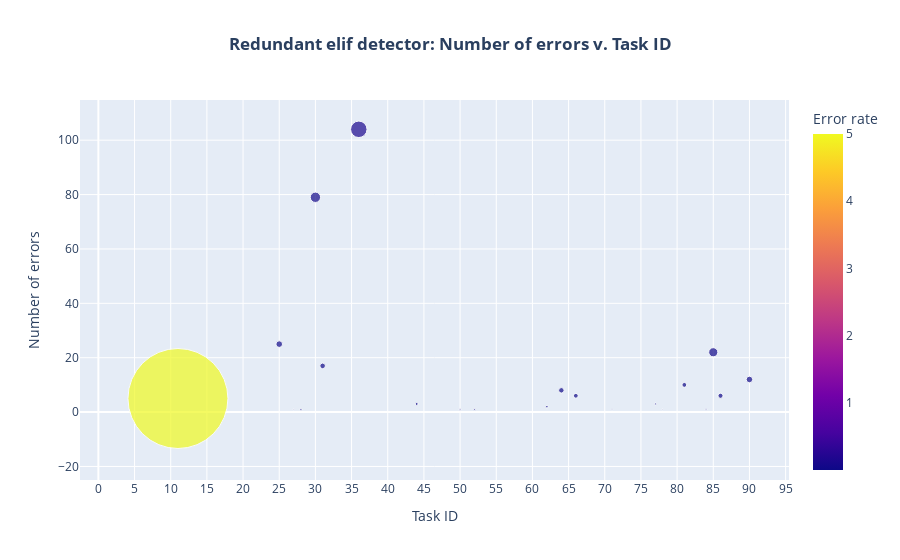

Source (notebook cell):
### Code cell
visualizer_redundant_elif_detector = VisualizerScatterChart(
    detector_name="Redundant elif detector",
    counter_task_solutions=runner_redundant_elif_detector.counter_task_solutions,
    counter_task_errors=runner_redundant_elif_detector.counter_task_errors,
    )

fig_redundant_elif_detector = visualizer_redundant_elif_detector.display_visualization()

### Figure 1 — Plotly figure (JSON) as saved in the notebook; plotly's stock layout.template omitted (floating-point values rounded to 4 significant figures)
{"data": [{"marker": {"color": [5, 0.0222, 0.0005, 0.0022, 0.0534, 0.0157, 0.1359, 0.0043, 0.0015, 0.0016, 0.0031, 0.015, 0.0115, 0.0006, 0.0021, 0.0005, 0.0116, 0.0013, 0.0419, 0.0129, 0.0216], "colorbar": {"dtick": 1, "title": {"text": "Error rate"}}, "size": [100, 6.66, 1, 2.1, 10.33, 5.6, 16.49, 2.93, 1.73, 1.79, 2.49, 5.48, 4.8, 1.1, 2.05, 1, 4.82, 1.61, 9.15, 5.08, 6.57]}, "mode": "markers", "text": ["Task_id: 11 <br>Number of detected errors: 5 <br>Number of solutions: 1 <br>Error rate: 5.0 <br>", "Task_id: 25 <br>Number of detected errors: 25 <br>Number of solutions: 1126 <br>Error rate: 0.0222 <br>", "Task_id: 27 <br>Number of detected errors: 1 <br>Number of solutions: 2202 <br>Error rate: 0.0005 <br>", "Task_id: 28 <br>Number of detected errors: 1 <br>Number of solutions: 446 <br>Error rate: 0.0022 <br>", "Task_id: 30 <br>Number of detected errors: 79 <br>Number of solutions: 1480 <br>Error rate: 0.0534 <br>", "Task_id: 31 <br>Number of detected errors: 17 <br>Number of solutions: 1082 <br>Error rate: 0.0157 <br>", "Task_id: 36 <br>Number of detected errors: 104 <br>Number of solutions: 765 <br>Error rate: 0.1359 <br>", "Task_id: 44 <br>Number of detected errors: 3 <br>Number of solutions: 694 <br>Error rate: 0.0043 <br>", "Task_id: 50 <br>Number of detected errors: 1 <br>Number of solutions: 655 <br>Error rate: 0.0015 <br>", "Task_id: 52 <br>Number of detected errors: 1 <br>Number of solutions: 628 <br>Error rate: 0.0016 <br>", "Task_id: 62 <br>Number of detected errors: 2 <br>Number of solutions: 635 <br>Error rate: 0.0031 <br>", "Task_id: 64 <br>Number of detected errors: 8 <br>Number of solutions: 535 <br>Error rate: 0.015 <br>", "Task_id: 66 <br>Number of detected errors: 6 <br>Number of solutions: 524 <br>Error rate: 0.0115 <br>", "Task_id: 71 <br>Number of detected errors: 1 <br>Number of solutions: 1636 <br>Error rate: 0.0006 <br>", "Task_id: 77 <br>Number of detected errors: 3 <br>Number of solutions: 1449 <br>Error rate: 0.0021 <br>", "Task_id: 78 <br>Number of detected errors: 1 <br>Number of solutions: 1839 <br>Error rate: 0.0005 <br>", "Task_id: 81 <br>Number of detected errors: 10 <br>Number of solutions: 860 <br>Error rate: 0.0116 <br>", "Task_id: 84 <br>Number of detected errors: 1 <br>Number of solutions: 753 <br>Error rate: 0.0013 <br>", "Task_id: 85 <br>Number of detected errors: 22 <br>Number of solutions: 525 <br>Error rate: 0.0419 <br>", "Task_id: 86 <br>Number of detected errors: 6 <br>Number of solutions: 465 <br>Error rate: 0.0129 <br>", "Task_id: 90 <br>Number of detected errors: 12 <br>Number of solutions: 555 <br>Error rate: 0.0216 <br>"], "type": "scatter", "x": [11, 25, 27, 28, 30, 31, 36, 44, 50, 52, 62, 64, 66, 71, 77, 78, 81, 84, 85, 86, 90], "y": [5, 25, 1, 1, 79, 17, 104, 3, 1, 1, 2, 8, 6, 1, 3, 1, 10, 1, 22, 6, 12]}], "layout": {"title": {"text": "<b> Redundant elif detector: Number of errors v. Task ID </b>", "x": 0.5}, "xaxis": {"dtick": 5, "title": {"text": "Task ID"}, "type": "linear"}, "yaxis": {"dtick": 20, "title": {"text": "Number of errors"}}}}
